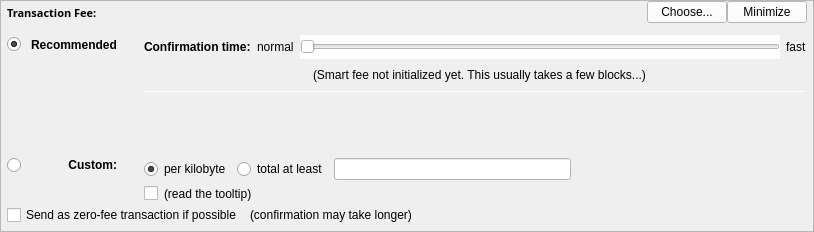
         <widget class="QFrame" name="frameFee">
          <property name="sizePolicy">
           <sizepolicy hsizetype="Expanding" vsizetype="Expanding">
            <horstretch>0</horstretch>
            <verstretch>0</verstretch>
           </sizepolicy>
          </property>
          <property name="maximumSize">
           <size>
            <width>16777215</width>
            <height>16777215</height>
           </size>
          </property>
          <property name="frameShape">
           <enum>QFrame::StyledPanel</enum>
          </property>
          <property name="frameShadow">
           <enum>QFrame::Sunken</enum>
          </property>
          <layout class="QVBoxLayout" name="verticalLayoutFee1">
           <property name="spacing">
            <number>0</number>
           </property>
           <property name="leftMargin">
            <number>0</number>
           </property>
           <property name="topMargin">
            <number>0</number>
           </property>
           <property name="rightMargin">
            <number>0</number>
           </property>
           <property name="bottomMargin">
            <number>0</number>
           </property>
           <item>
            <layout class="QVBoxLayout" name="verticalLayoutFee2" stretch="0,0,0">
             <property name="spacing">
              <number>0</number>
             </property>
             <property name="leftMargin">
              <number>6</number>
             </property>
             <property name="topMargin">
              <number>0</number>
             </property>
             <property name="rightMargin">
              <number>6</number>
             </property>
             <item>
              <layout class="QHBoxLayout" name="horizontalLayoutFee1">
               <property name="bottomMargin">
                <number>0</number>
               </property>
               <item>
                <layout class="QVBoxLayout" name="verticalLayoutFee7">
                 <property name="spacing">
                  <number>0</number>
                 </property>
                 <item>
                  <spacer name="verticalSpacerSmartFee">
                   <property name="orientation">
                    <enum>Qt::Vertical</enum>
                   </property>
                   <property name="sizeType">
                    <enum>QSizePolicy::Fixed</enum>
                   </property>
                   <property name="sizeHint" stdset="0">
                    <size>
                     <width>1</width>
                     <height>4</height>
                    </size>
                   </property>
                  </spacer>
                 </item>
                 <item>
                  <layout class="QHBoxLayout" name="horizontalLayoutSmartFee">
                   <property name="spacing">
                    <number>10</number>
                   </property>
                   <item>
                    <widget class="QLabel" name="labelFeeHeadline">
                     <property name="sizePolicy">
                      <sizepolicy hsizetype="Preferred" vsizetype="Maximum">
                       <horstretch>0</horstretch>
                       <verstretch>0</verstretch>
                      </sizepolicy>
                     </property>
                     <property name="font">
                      <font>
                       <family>Dosis</family>
                       <pointsize>8</pointsize>
                       <weight>75</weight>
                       <italic>false</italic>
                       <bold>true</bold>
                      </font>
                     </property>
                     <property name="styleSheet">
                      <string notr="true">font-weight:bold;</string>
                     </property>
                     <property name="text">
                      <string>Transaction Fee:</string>
                     </property>
                    </widget>
                   </item>
                   <item>
                    <widget class="QLabel" name="labelFeeMinimized">
                     <property name="text">
                      <string/>
                     </property>
                    </widget>
                   </item>
                  </layout>
                 </item>
                 <item>
                  <spacer name="verticalSpacer_5">
                   <property name="orientation">
                    <enum>Qt::Vertical</enum>
                   </property>
                   <property name="sizeHint" stdset="0">
                    <size>
                     <width>1</width>
                     <height>1</height>
                    </size>
                   </property>
                  </spacer>
                 </item>
                </layout>
               </item>
               <item>
                <spacer name="horizontalSpacer_4">
                 <property name="orientation">
                  <enum>Qt::Horizontal</enum>
                 </property>
                 <property name="sizeHint" stdset="0">
                  <size>
                   <width>40</width>
                   <height>20</height>
                  </size>
                 </property>
                </spacer>
               </item>
               <item>
                <widget class="QPushButton" name="buttonChooseFee">
                 <property name="styleSheet">
                  <string notr="true">color: rgb(0, 0, 0);
background-color: rgb(255, 255, 255);</string>
                 </property>
                 <property name="text">
                  <string>Choose...</string>
                 </property>
                </widget>
               </item>
               <item>
                <widget class="QPushButton" name="buttonMinimizeFee">
                 <property name="toolTip">
                  <string>collapse fee-settings</string>
                 </property>
                 <property name="styleSheet">
                  <string notr="true">background-color: rgb(255, 255, 255);
color: rgb(0, 0, 0);</string>
                 </property>
                 <property name="text">
                  <string>Minimize</string>
                 </property>
                </widget>
               </item>
              </layout>
             </item>
             <item>
              <widget class="QFrame" name="frameFeeSelection">
               <layout class="QVBoxLayout" name="verticalLayoutFee12">
                <property name="spacing">
                 <number>0</number>
                </property>
                <property name="leftMargin">
                 <number>0</number>
                </property>
                <property name="topMargin">
                 <number>0</number>
                </property>
                <property name="rightMargin">
                 <number>0</number>
                </property>
                <property name="bottomMargin">
                 <number>0</number>
                </property>
                <item>
                 <layout class="QGridLayout" name="gridLayoutFee">
                  <property name="topMargin">
                   <number>10</number>
                  </property>
                  <property name="bottomMargin">
                   <number>4</number>
                  </property>
                  <property name="horizontalSpacing">
                   <number>10</number>
                  </property>
                  <property name="verticalSpacing">
                   <number>4</number>
                  </property>
                  <item row="2" column="0">
                   <layout class="QVBoxLayout" name="verticalLayoutFee4" stretch="0">
                    <item>
                     <spacer name="verticalSpacer_2">
                      <property name="orientation">
                       <enum>Qt::Vertical</enum>
                      </property>
                      <property name="sizeHint" stdset="0">
                       <size>
                        <width>1</width>
                        <height>1</height>
                       </size>
                      </property>
                     </spacer>
                    </item>
                   </layout>
                  </item>
                  <item row="3" column="0">
                   <layout class="QVBoxLayout" name="verticalLayoutFee9" stretch="0,1">
                    <item>
                     <widget class="QRadioButton" name="radioCustomFee">
                      <property name="text">
                       <string/>
                      </property>
                      <attribute name="buttonGroup">
                       <string notr="true">groupFee</string>
                      </attribute>
                     </widget>
                    </item>
                    <item>
                     <spacer name="verticalSpacer_6">
                      <property name="orientation">
                       <enum>Qt::Vertical</enum>
                      </property>
                      <property name="sizeHint" stdset="0">
                       <size>
                        <width>1</width>
                        <height>1</height>
                       </size>
                      </property>
                     </spacer>
                    </item>
                   </layout>
                  </item>
                  <item row="3" column="1">
                   <widget class="QLabel" name="labelCustomFee">
                    <property name="styleSheet">
                     <string notr="true">font: 63 8pt &quot;Dosis&quot;;
font-weight: bold;</string>
                    </property>
                    <property name="text">
                     <string>Custom:</string>
                    </property>
                    <property name="alignment">
                     <set>Qt::AlignRight|Qt::AlignTop|Qt::AlignTrailing</set>
                    </property>
                   </widget>
                  </item>
                  <item row="3" column="4">
                   <layout class="QVBoxLayout" name="verticalLayoutFee8">
                    <property name="spacing">
                     <number>6</number>
                    </property>
                    <item>
                     <layout class="QHBoxLayout" name="horizontalLayoutFee13">
                      <item>
                       <widget class="QRadioButton" name="radioCustomPerKilobyte">
                        <property name="toolTip">
                         <string>If the custom fee is set to 1000 uBITGs and the transaction is only 250 bytes, then &quot;per kilobyte&quot; only pays 250 uBITGs in fee,&lt;br /&gt;while &quot;at least&quot; pays 1000 uBITGs. For transactions bigger than a kilobyte both pay by kilobyte.</string>
                        </property>
                        <property name="text">
                         <string>per kilobyte</string>
                        </property>
                        <property name="checked">
                         <bool>true</bool>
                        </property>
                        <attribute name="buttonGroup">
                         <string notr="true">groupCustomFee</string>
                        </attribute>
                       </widget>
                      </item>
                      <item>
                       <widget class="QRadioButton" name="radioCustomAtLeast">
                        <property name="toolTip">
                         <string>If the custom fee is set to 1000 uBITGs and the transaction is only 250 bytes, then &quot;per kilobyte&quot; only pays 250 uBITGs in fee,&lt;br /&gt;while &quot;total at least&quot; pays 1000 uBITGs. For transactions bigger than a kilobyte both pay by kilobyte.</string>
                        </property>
                        <property name="text">
                         <string>total at least</string>
                        </property>
                        <attribute name="buttonGroup">
                         <string notr="true">groupCustomFee</string>
                        </attribute>
                       </widget>
                      </item>
                      <item>
                       <widget class="BitcoinAmountField" name="customFee">
                        <property name="styleSheet">
                         <string notr="true">background-color: rgb(255, 255, 255);
color: rgb(0, 0, 0);</string>
                        </property>
                       </widget>
                      </item>
                      <item>
                       <spacer name="horizontalSpacer_6">
                        <property name="orientation">
                         <enum>Qt::Horizontal</enum>
                        </property>
                        <property name="sizeHint" stdset="0">
                         <size>
                          <width>1</width>
                          <height>1</height>
                         </size>
                        </property>
                       </spacer>
                      </item>
                     </layout>
                    </item>
                    <item>
                     <layout class="QHBoxLayout" name="horizontalLayoutFee8">
                      <item>
                       <widget class="QCheckBox" name="checkBoxMinimumFee">
                        <property name="toolTip">
                         <string>Paying only the minimum fee is just fine as long as there is less transaction volume than space in the blocks.&lt;br /&gt;But be aware that this can end up in a never confirming transaction once there is more demand for Bitcoin Green transactions than the network can process.</string>
                        </property>
                        <property name="styleSheet">
                         <string notr="true"/>
                        </property>
                        <property name="text">
                         <string/>
                        </property>
                       </widget>
                      </item>
                      <item>
                       <widget class="QLabel" name="labelMinFeeWarning">
                        <property name="enabled">
                         <bool>true</bool>
                        </property>
                        <property name="toolTip">
                         <string>Paying only the minimum fee is just fine as long as there is less transaction volume than space in the blocks.&lt;br /&gt;But be aware that this can end up in a never confirming transaction once there is more demand for Bitcoin Green transactions than the network can process.</string>
                        </property>
                        <property name="text">
                         <string>(read the tooltip)</string>
                        </property>
                        <property name="margin">
                         <number>5</number>
                        </property>
                       </widget>
                      </item>
                      <item>
                       <spacer name="horizontalSpacer_2">
                        <property name="orientation">
                         <enum>Qt::Horizontal</enum>
                        </property>
                        <property name="sizeHint" stdset="0">
                         <size>
                          <width>1</width>
                          <height>1</height>
                         </size>
                        </property>
                       </spacer>
                      </item>
                     </layout>
                    </item>
                   </layout>
                  </item>
                  <item row="1" column="1">
                   <widget class="QLabel" name="labelSmartFee_2">
                    <property name="styleSheet">
                     <string notr="true">font: 63 8pt &quot;Dosis&quot;;
font-weight: bold;</string>
                    </property>
                    <property name="text">
                     <string>Recommended</string>
                    </property>
                   </widget>
                  </item>
                  <item row="0" column="4" rowspan="3">
                   <layout class="QVBoxLayout" name="verticalLayoutFee3" stretch="0,0,0,0,1,0">
                    <property name="spacing">
                     <number>6</number>
                    </property>
                    <property name="topMargin">
                     <number>2</number>
                    </property>
                    <property name="bottomMargin">
                     <number>20</number>
                    </property>
                    <item>
                     <layout class="QHBoxLayout" name="horizontalLayoutFee9">
                      <item>
                       <widget class="QLabel" name="labelSmartFee3">
                        <property name="styleSheet">
                         <string notr="true">font: 63 8pt &quot;Dosis&quot;;
font-weight: bold;</string>
                        </property>
                        <property name="text">
                         <string>Confirmation time:</string>
                        </property>
                        <property name="margin">
                         <number>2</number>
                        </property>
                       </widget>
                      </item>
                      <item>
                       <widget class="QLabel" name="labelSmartFeeNormal">
                        <property name="text">
                         <string>normal</string>
                        </property>
                        <property name="margin">
                         <number>2</number>
                        </property>
                       </widget>
                      </item>
                      <item>
                       <widget class="QSlider" name="sliderSmartFee">
                        <property name="minimumSize">
                         <size>
                          <width>0</width>
                          <height>24</height>
                         </size>
                        </property>
                        <property name="styleSheet">
                         <string notr="true">background-color: rgb(255, 255, 255);
color: rgb(0, 0, 0);</string>
                        </property>
                        <property name="minimum">
                         <number>0</number>
                        </property>
                        <property name="maximum">
                         <number>24</number>
                        </property>
                        <property name="pageStep">
                         <number>1</number>
                        </property>
                        <property name="value">
                         <number>0</number>
                        </property>
                        <property name="orientation">
                         <enum>Qt::Horizontal</enum>
                        </property>
                        <property name="invertedAppearance">
                         <bool>false</bool>
                        </property>
                        <property name="invertedControls">
                         <bool>false</bool>
                        </property>
                        <property name="tickPosition">
                         <enum>QSlider::NoTicks</enum>
                        </property>
                       </widget>
                      </item>
                      <item>
                       <widget class="QLabel" name="labelSmartFeeFast">
                        <property name="text">
                         <string>fast</string>
                        </property>
                       </widget>
                      </item>
                     </layout>
                    </item>
                    <item>
                     <layout class="QHBoxLayout" name="horizontalLayout_recommended_texts">
                      <property name="spacing">
                       <number>0</number>
                      </property>
                      <item>
                       <spacer name="horizontalSpacer_8">
                        <property name="orientation">
                         <enum>Qt::Horizontal</enum>
                        </property>
                        <property name="sizeHint" stdset="0">
                         <size>
                          <width>40</width>
                          <height>20</height>
                         </size>
                        </property>
                       </spacer>
                      </item>
                      <item>
                       <widget class="QLabel" name="labelFeeEstimation">
                        <property name="text">
                         <string/>
                        </property>
                        <property name="margin">
                         <number>2</number>
                        </property>
                       </widget>
                      </item>
                      <item>
                       <widget class="QLabel" name="labelSmartFee2">
                        <property name="text">
                         <string>(Smart fee not initialized yet. This usually takes a few blocks...)</string>
                        </property>
                        <property name="alignment">
                         <set>Qt::AlignLeading|Qt::AlignLeft|Qt::AlignVCenter</set>
                        </property>
                        <property name="wordWrap">
                         <bool>false</bool>
                        </property>
                        <property name="margin">
                         <number>2</number>
                        </property>
                        <property name="indent">
                         <number>-1</number>
                        </property>
                       </widget>
                      </item>
                      <item>
                       <spacer name="horizontalSpacer_3">
                        <property name="orientation">
                         <enum>Qt::Horizontal</enum>
                        </property>
                        <property name="sizeHint" stdset="0">
                         <size>
                          <width>40</width>
                          <height>20</height>
                         </size>
                        </property>
                       </spacer>
                      </item>
                     </layout>
                    </item>
                    <item>
                     <widget class="Line" name="line_2">
                      <property name="minimumSize">
                       <size>
                        <width>0</width>
                        <height>1</height>
                       </size>
                      </property>
                      <property name="maximumSize">
                       <size>
                        <width>16777215</width>
                        <height>1</height>
                       </size>
                      </property>
                      <property name="orientation">
                       <enum>Qt::Horizontal</enum>
                      </property>
                     </widget>
                    </item>
                    <item>
                     <layout class="QHBoxLayout" name="horizontalLayoutFee12">
                      <item>
                       <spacer name="horizontalSpacer_5">
                        <property name="orientation">
                         <enum>Qt::Horizontal</enum>
                        </property>
                        <property name="sizeHint" stdset="0">
                         <size>
                          <width>1</width>
                          <height>1</height>
                         </size>
                        </property>
                       </spacer>
                      </item>
                     </layout>
                    </item>
                    <item>
                     <spacer name="verticalSpacer_4">
                      <property name="orientation">
                       <enum>Qt::Vertical</enum>
                      </property>
                      <property name="sizeHint" stdset="0">
                       <size>
                        <width>1</width>
                        <height>1</height>
                       </size>
                      </property>
                     </spacer>
                    </item>
                    <item>
                     <spacer name="verticalSpacer_3">
                      <property name="orientation">
                       <enum>Qt::Vertical</enum>
                      </property>
                      <property name="sizeHint" stdset="0">
                       <size>
                        <width>20</width>
                        <height>40</height>
                       </size>
                      </property>
                     </spacer>
                    </item>
                   </layout>
                  </item>
                  <item row="1" column="2">
                   <widget class="QLabel" name="labelSmartFee">
                    <property name="text">
                     <string/>
                    </property>
                    <property name="margin">
                     <number>2</number>
                    </property>
                   </widget>
                  </item>
                  <item row="1" column="0">
                   <widget class="QRadioButton" name="radioSmartFee">
                    <property name="text">
                     <string/>
                    </property>
                    <property name="checked">
                     <bool>true</bool>
                    </property>
                    <attribute name="buttonGroup">
                     <string notr="true">groupFee</string>
                    </attribute>
                   </widget>
                  </item>
                 </layout>
                </item>
                <item>
                 <layout class="QHBoxLayout" name="horizontalLayoutFee5" stretch="0,0,0">
                  <property name="spacing">
                   <number>8</number>
                  </property>
                  <property name="bottomMargin">
                   <number>4</number>
                  </property>
                  <item>
                   <widget class="QCheckBox" name="checkBoxFreeTx">
                    <property name="text">
                     <string>Send as zero-fee transaction if possible</string>
                    </property>
                   </widget>
                  </item>
                  <item>
                   <widget class="QLabel" name="labelFreeTx">
                    <property name="text">
                     <string>(confirmation may take longer)</string>
                    </property>
                    <property name="margin">
                     <number>5</number>
                    </property>
                   </widget>
                  </item>
                  <item>
                   <spacer name="horizontalSpacerFee5">
                    <property name="orientation">
                     <enum>Qt::Horizontal</enum>
                    </property>
                    <property name="sizeHint" stdset="0">
                     <size>
                      <width>1</width>
                      <height>1</height>
                     </size>
                    </property>
                   </spacer>
                  </item>
                 </layout>
                </item>
                <item>
                 <spacer name="verticalSpacerFee2">
                  <property name="orientation">
                   <enum>Qt::Vertical</enum>
                  </property>
                  <property name="sizeHint" stdset="0">
                   <size>
                    <width>1</width>
                    <height>1</height>
                   </size>
                  </property>
                 </spacer>
                </item>
               </layout>
              </widget>
             </item>
             <item>
              <spacer name="verticalSpacerFee">
               <property name="orientation">
                <enum>Qt::Vertical</enum>
               </property>
               <property name="sizeHint" stdset="0">
                <size>
                 <width>800</width>
                 <height>1</height>
                </size>
               </property>
              </spacer>
             </item>
            </layout>
           </item>
          </layout>
         </widget>
